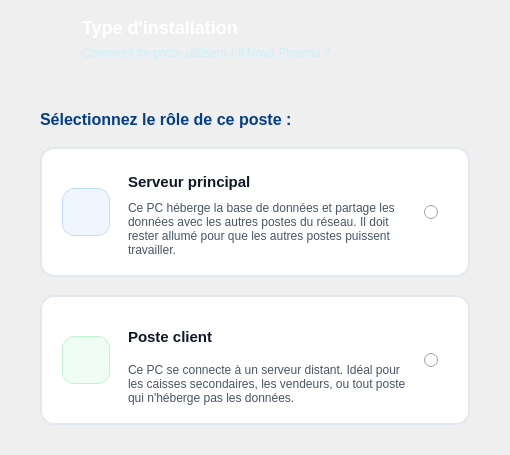
  <widget class="QWizardPage" name="page_type">
   <property name="title">
    <string/>
   </property>
   <property name="subTitle">
    <string/>
   </property>
   <layout class="QVBoxLayout" name="layout_type">
    <property name="spacing">
     <number>0</number>
    </property>
    <property name="leftMargin">
     <number>0</number>
    </property>
    <property name="topMargin">
     <number>0</number>
    </property>
    <property name="rightMargin">
     <number>0</number>
    </property>
    <property name="bottomMargin">
     <number>0</number>
    </property>
    <item>
     <widget class="QFrame" name="header_type">
      <property name="minimumSize">
       <size>
        <width>0</width>
        <height>80</height>
       </size>
      </property>
      <property name="maximumSize">
       <size>
        <width>16777215</width>
        <height>80</height>
       </size>
      </property>
      <layout class="QHBoxLayout" name="header_type_layout">
       <property name="leftMargin">
        <number>40</number>
       </property>
       <property name="topMargin">
        <number>16</number>
       </property>
       <property name="rightMargin">
        <number>40</number>
       </property>
       <property name="bottomMargin">
        <number>16</number>
       </property>
       <item>
        <widget class="QLabel" name="type_icon">
         <property name="minimumSize">
          <size>
           <width>36</width>
           <height>36</height>
          </size>
         </property>
         <property name="maximumSize">
          <size>
           <width>36</width>
           <height>36</height>
          </size>
         </property>
         <property name="styleSheet">
          <string notr="true">background: transparent;</string>
         </property>
         <property name="pixmap">
          <pixmap resource="../Icon.qrc">:/Icon/Icons/settings_white.svg</pixmap>
         </property>
         <property name="scaledContents">
          <bool>true</bool>
         </property>
        </widget>
       </item>
       <item>
        <layout class="QVBoxLayout" name="type_text_layout">
         <property name="spacing">
          <number>2</number>
         </property>
         <item>
          <widget class="QLabel" name="type_title">
           <property name="styleSheet">
            <string notr="true">color: #ffffff; font-size: 18px; font-weight: 700; background: transparent;</string>
           </property>
           <property name="text">
            <string>Type d'installation</string>
           </property>
          </widget>
         </item>
         <item>
          <widget class="QLabel" name="type_subtitle">
           <property name="styleSheet">
            <string notr="true">color: #CAF0F8; font-size: 12px; background: transparent;</string>
           </property>
           <property name="text">
            <string>Comment ce poste utilisera-t-il Nova Pharma ?</string>
           </property>
          </widget>
         </item>
        </layout>
       </item>
       <item>
        <spacer name="type_header_spacer">
         <property name="orientation">
          <enum>Qt::Orientation::Horizontal</enum>
         </property>
         <property name="sizeHint" stdset="0">
          <size>
           <width>0</width>
           <height>0</height>
          </size>
         </property>
        </spacer>
       </item>
      </layout>
     </widget>
    </item>
    <item>
     <widget class="QFrame" name="card_type">
      <property name="frameShape">
       <enum>QFrame::Shape::NoFrame</enum>
      </property>
      <layout class="QVBoxLayout" name="type_content">
       <property name="spacing">
        <number>18</number>
       </property>
       <property name="leftMargin">
        <number>40</number>
       </property>
       <property name="topMargin">
        <number>30</number>
       </property>
       <property name="rightMargin">
        <number>40</number>
       </property>
       <property name="bottomMargin">
        <number>30</number>
       </property>
       <item>
        <widget class="QLabel" name="type_question">
         <property name="styleSheet">
          <string notr="true">color: #023E8A; font-size: 16px; font-weight: 700; background: transparent;</string>
         </property>
         <property name="text">
          <string>Sélectionnez le rôle de ce poste :</string>
         </property>
        </widget>
       </item>
       <item>
        <widget class="QFrame" name="type_card_server">
         <property name="minimumSize">
          <size>
           <width>0</width>
           <height>130</height>
          </size>
         </property>
         <property name="cursor">
          <cursorShape>PointingHandCursor</cursorShape>
         </property>
         <property name="styleSheet">
          <string notr="true">#type_card_server {
    background-color: #ffffff;
    border: 2px solid #e2e8f0;
    border-radius: 14px;
}
#type_card_server:hover { border-color: #94A3B8; }
#type_card_server[selected=&quot;true&quot;] {
    background-color: #f0f9ff;
    border: 2px solid #00B4D8;
}</string>
         </property>
         <layout class="QHBoxLayout" name="type_card_server_layout">
          <property name="spacing">
           <number>18</number>
          </property>
          <property name="leftMargin">
           <number>20</number>
          </property>
          <property name="topMargin">
           <number>18</number>
          </property>
          <property name="rightMargin">
           <number>20</number>
          </property>
          <property name="bottomMargin">
           <number>18</number>
          </property>
          <item>
           <widget class="QLabel" name="type_server_icon">
            <property name="minimumSize">
             <size>
              <width>48</width>
              <height>48</height>
             </size>
            </property>
            <property name="maximumSize">
             <size>
              <width>48</width>
              <height>48</height>
             </size>
            </property>
            <property name="styleSheet">
             <string notr="true">background-color: #eff6ff; border: 1px solid #bfdbfe; border-radius: 12px; padding: 8px;</string>
            </property>
            <property name="pixmap">
             <pixmap resource="../Icon.qrc">:/Icon/Icons/server.svg</pixmap>
            </property>
            <property name="scaledContents">
             <bool>true</bool>
            </property>
           </widget>
          </item>
          <item>
           <layout class="QVBoxLayout" name="type_server_text_layout">
            <property name="spacing">
             <number>4</number>
            </property>
            <item>
             <widget class="QLabel" name="type_server_title">
              <property name="styleSheet">
               <string notr="true">color: #0f172a; font-size: 15px; font-weight: 800; background: transparent;</string>
              </property>
              <property name="text">
               <string>Serveur principal</string>
              </property>
             </widget>
            </item>
            <item>
             <widget class="QLabel" name="type_server_desc">
              <property name="styleSheet">
               <string notr="true">color: #475569; font-size: 12px; background: transparent;</string>
              </property>
              <property name="text">
               <string>Ce PC héberge la base de données et partage les données avec les autres postes du réseau. Il doit rester allumé pour que les autres postes puissent travailler.</string>
              </property>
              <property name="wordWrap">
               <bool>true</bool>
              </property>
             </widget>
            </item>
           </layout>
          </item>
          <item>
           <widget class="QRadioButton" name="radio_type_server">
            <property name="minimumSize">
             <size>
              <width>24</width>
              <height>24</height>
             </size>
            </property>
            <property name="maximumSize">
             <size>
              <width>24</width>
              <height>24</height>
             </size>
            </property>
            <property name="text">
             <string/>
            </property>
           </widget>
          </item>
         </layout>
        </widget>
       </item>
       <item>
        <widget class="QFrame" name="type_card_client">
         <property name="minimumSize">
          <size>
           <width>0</width>
           <height>130</height>
          </size>
         </property>
         <property name="cursor">
          <cursorShape>PointingHandCursor</cursorShape>
         </property>
         <property name="styleSheet">
          <string notr="true">#type_card_client {
    background-color: #ffffff;
    border: 2px solid #e2e8f0;
    border-radius: 14px;
}
#type_card_client:hover { border-color: #94A3B8; }
#type_card_client[selected=&quot;true&quot;] {
    background-color: #f0fdf4;
    border: 2px solid #16A34A;
}</string>
         </property>
         <layout class="QHBoxLayout" name="type_card_client_layout">
          <property name="spacing">
           <number>18</number>
          </property>
          <property name="leftMargin">
           <number>20</number>
          </property>
          <property name="topMargin">
           <number>18</number>
          </property>
          <property name="rightMargin">
           <number>20</number>
          </property>
          <property name="bottomMargin">
           <number>18</number>
          </property>
          <item>
           <widget class="QLabel" name="type_client_icon">
            <property name="minimumSize">
             <size>
              <width>48</width>
              <height>48</height>
             </size>
            </property>
            <property name="maximumSize">
             <size>
              <width>48</width>
              <height>48</height>
             </size>
            </property>
            <property name="styleSheet">
             <string notr="true">background-color: #f0fdf4; border: 1px solid #bbf7d0; border-radius: 12px; padding: 8px;</string>
            </property>
            <property name="pixmap">
             <pixmap resource="../Icon.qrc">:/Icon/Icons/monitor.svg</pixmap>
            </property>
            <property name="scaledContents">
             <bool>true</bool>
            </property>
           </widget>
          </item>
          <item>
           <layout class="QVBoxLayout" name="type_client_text_layout">
            <property name="spacing">
             <number>4</number>
            </property>
            <item>
             <widget class="QLabel" name="type_client_title">
              <property name="styleSheet">
               <string notr="true">color: #0f172a; font-size: 15px; font-weight: 800; background: transparent;</string>
              </property>
              <property name="text">
               <string>Poste client</string>
              </property>
             </widget>
            </item>
            <item>
             <widget class="QLabel" name="type_client_desc">
              <property name="styleSheet">
               <string notr="true">color: #475569; font-size: 12px; background: transparent;</string>
              </property>
              <property name="text">
               <string>Ce PC se connecte à un serveur distant. Idéal pour les caisses secondaires, les vendeurs, ou tout poste qui n'héberge pas les données.</string>
              </property>
              <property name="wordWrap">
               <bool>true</bool>
              </property>
             </widget>
            </item>
           </layout>
          </item>
          <item>
           <widget class="QRadioButton" name="radio_type_client">
            <property name="minimumSize">
             <size>
              <width>24</width>
              <height>24</height>
             </size>
            </property>
            <property name="maximumSize">
             <size>
              <width>24</width>
              <height>24</height>
             </size>
            </property>
            <property name="text">
             <string/>
            </property>
           </widget>
          </item>
         </layout>
        </widget>
       </item>
       <item>
        <spacer name="type_bottom_spacer">
         <property name="orientation">
          <enum>Qt::Orientation::Vertical</enum>
         </property>
         <property name="sizeHint" stdset="0">
          <size>
           <width>0</width>
           <height>0</height>
          </size>
         </property>
        </spacer>
       </item>
      </layout>
     </widget>
    </item>
   </layout>
  </widget>
